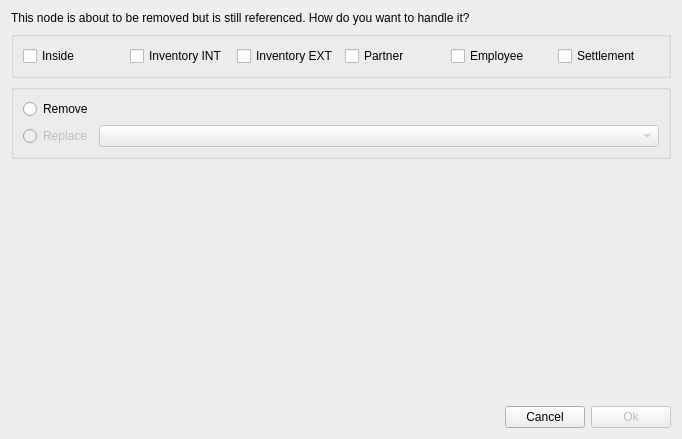
<?xml version="1.0" encoding="UTF-8"?>
<ui version="4.0">
 <class>LeafRemoveDialog</class>
 <widget class="QDialog" name="LeafRemoveDialog">
  <property name="geometry">
   <rect>
    <x>0</x>
    <y>0</y>
    <width>682</width>
    <height>439</height>
   </rect>
  </property>
  <property name="sizePolicy">
   <sizepolicy hsizetype="Preferred" vsizetype="Preferred">
    <horstretch>0</horstretch>
    <verstretch>0</verstretch>
   </sizepolicy>
  </property>
  <property name="windowTitle">
   <string>Remove Node</string>
  </property>
  <layout class="QGridLayout" name="gridLayout_2">
   <property name="verticalSpacing">
    <number>-1</number>
   </property>
   <item row="3" column="0">
    <spacer name="verticalSpacer">
     <property name="orientation">
      <enum>Qt::Orientation::Vertical</enum>
     </property>
     <property name="sizeHint" stdset="0">
      <size>
       <width>20</width>
       <height>196</height>
      </size>
     </property>
    </spacer>
   </item>
   <item row="4" column="0">
    <spacer name="horizontalSpacer">
     <property name="orientation">
      <enum>Qt::Orientation::Horizontal</enum>
     </property>
     <property name="sizeHint" stdset="0">
      <size>
       <width>182</width>
       <height>20</height>
      </size>
     </property>
    </spacer>
   </item>
   <item row="4" column="1">
    <widget class="QPushButton" name="pBtnCancel">
     <property name="text">
      <string>Cancel</string>
     </property>
    </widget>
   </item>
   <item row="4" column="2">
    <widget class="QPushButton" name="pBtnOk">
     <property name="enabled">
      <bool>false</bool>
     </property>
     <property name="text">
      <string>Ok</string>
     </property>
     <property name="default">
      <bool>true</bool>
     </property>
    </widget>
   </item>
   <item row="2" column="0" colspan="3">
    <widget class="QGroupBox" name="groupBox">
     <layout class="QGridLayout" name="gridLayout">
      <item row="0" column="0">
       <widget class="QRadioButton" name="rBtnRemove">
        <property name="sizePolicy">
         <sizepolicy hsizetype="Fixed" vsizetype="Fixed">
          <horstretch>0</horstretch>
          <verstretch>0</verstretch>
         </sizepolicy>
        </property>
        <property name="text">
         <string>Remove</string>
        </property>
       </widget>
      </item>
      <item row="1" column="0">
       <widget class="QRadioButton" name="rBtnReplace">
        <property name="enabled">
         <bool>false</bool>
        </property>
        <property name="sizePolicy">
         <sizepolicy hsizetype="Fixed" vsizetype="Fixed">
          <horstretch>0</horstretch>
          <verstretch>0</verstretch>
         </sizepolicy>
        </property>
        <property name="text">
         <string>Replace</string>
        </property>
       </widget>
      </item>
      <item row="1" column="1">
       <widget class="ComboBox" name="comboBox">
        <property name="enabled">
         <bool>false</bool>
        </property>
       </widget>
      </item>
      <item row="0" column="1">
       <spacer name="horizontalSpacer_2">
        <property name="orientation">
         <enum>Qt::Orientation::Horizontal</enum>
        </property>
        <property name="sizeHint" stdset="0">
         <size>
          <width>40</width>
          <height>20</height>
         </size>
        </property>
       </spacer>
      </item>
     </layout>
    </widget>
   </item>
   <item row="1" column="0" colspan="3">
    <widget class="QGroupBox" name="groupBox_2">
     <layout class="QHBoxLayout" name="horizontalLayout">
      <item>
       <widget class="QCheckBox" name="chkBoxInside">
        <property name="toolTip">
         <string>Currently referenced by linked nodes within the same section.</string>
        </property>
        <property name="text">
         <string>Inside</string>
        </property>
       </widget>
      </item>
      <item>
       <widget class="QCheckBox" name="chkBoxInventoryInt">
        <property name="toolTip">
         <string>This inventory node (internal unit) is currently referenced by partner, sale, or purchase entries.</string>
        </property>
        <property name="text">
         <string>Inventory INT</string>
        </property>
       </widget>
      </item>
      <item>
       <widget class="QCheckBox" name="chkBoxInventoryExt">
        <property name="toolTip">
         <string>This inventory node (external unit) is currently referenced by partner entries.</string>
        </property>
        <property name="text">
         <string>Inventory EXT</string>
        </property>
       </widget>
      </item>
      <item>
       <widget class="QCheckBox" name="chkBoxPartner">
        <property name="toolTip">
         <string>This partner node (customer or vendor) is currently referenced by sale or purchase nodes.</string>
        </property>
        <property name="text">
         <string>Partner</string>
        </property>
       </widget>
      </item>
      <item>
       <widget class="QCheckBox" name="chkBoxEmployee">
        <property name="toolTip">
         <string>This partner node (employee) is currently referenced by sale or purchase nodes.</string>
        </property>
        <property name="text">
         <string>Employee</string>
        </property>
       </widget>
      </item>
      <item>
       <widget class="QCheckBox" name="chkBoxSettlement">
        <property name="toolTip">
         <string>This order node (sale or purchase) is currently settled.</string>
        </property>
        <property name="text">
         <string>Settlement</string>
        </property>
       </widget>
      </item>
     </layout>
    </widget>
   </item>
   <item row="0" column="0">
    <widget class="QLabel" name="label">
     <property name="text">
      <string>This node is about to be removed but is still referenced. How do you want to handle it?</string>
     </property>
    </widget>
   </item>
  </layout>
 </widget>
 <customwidgets>
  <customwidget>
   <class>ComboBox</class>
   <extends>QComboBox</extends>
   <header location="global">widget/combobox.h</header>
  </customwidget>
 </customwidgets>
 <tabstops>
  <tabstop>rBtnReplace</tabstop>
  <tabstop>comboBox</tabstop>
  <tabstop>rBtnRemove</tabstop>
  <tabstop>pBtnOk</tabstop>
  <tabstop>pBtnCancel</tabstop>
 </tabstops>
 <resources/>
 <connections>
  <connection>
   <sender>pBtnCancel</sender>
   <signal>clicked()</signal>
   <receiver>LeafRemoveDialog</receiver>
   <slot>reject()</slot>
   <hints>
    <hint type="sourcelabel">
     <x>599</x>
     <y>363</y>
    </hint>
    <hint type="destinationlabel">
     <x>530</x>
     <y>350</y>
    </hint>
   </hints>
  </connection>
  <connection>
   <sender>rBtnReplace</sender>
   <signal>toggled(bool)</signal>
   <receiver>comboBox</receiver>
   <slot>setEnabled(bool)</slot>
   <hints>
    <hint type="sourcelabel">
     <x>57</x>
     <y>100</y>
    </hint>
    <hint type="destinationlabel">
     <x>119</x>
     <y>96</y>
    </hint>
   </hints>
  </connection>
 </connections>
</ui>
